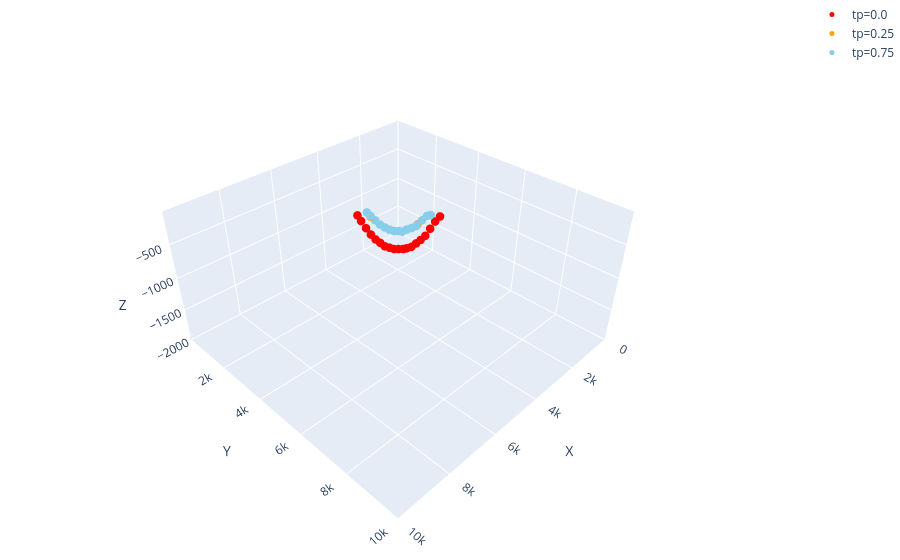

Here is the notebook cell this chart was saved with:
### Code cell
# Step2: Finding Out (Pseudo-)stagnation Points/Lines
import os
from pathlib import Path
import numpy as np
import pandas as pd
import h5py
import plotly.graph_objects as go
import plotly.io as pio
from scipy.interpolate import griddata
from scipy.ndimage import minimum_filter
from concurrent.futures import ThreadPoolExecutor

# Get the current working directory
script_dir = Path.cwd()

# Define the range boundaries
x_min, x_max = 0, 10000
y_min, y_max = 0, 10000
z_min, z_max = -2000, -40
threshold = 2e-4

# Define a function to filter points that are at least 200 meters apart
def filter_points(points):
    filtered = []
    for point in points:
        if all(np.linalg.norm(np.array(point) - np.array(p)) >= 200 for p in filtered):
            filtered.append(point)
    return filtered

# Process each y-slice
def process_slice_y(y, X_filtered, Y_filtered, Z_filtered, vx_filtered, vy_filtered, vz_filtered, UU_filtered):
    slice_indices = np.where(Y_filtered == y)[0]
    if len(slice_indices) == 0:
        return []

    points = np.array([X_filtered[slice_indices], Z_filtered[slice_indices]]).T
    vx_values = vx_filtered[slice_indices]
    vy_values = vy_filtered[slice_indices]
    vz_values = vz_filtered[slice_indices]
    UU_values = UU_filtered[slice_indices]

    # Create a grid for interpolation
    grid_x, grid_z = np.mgrid[x_min:x_max:200j, z_min:z_max:200j]
    grid_vx = griddata(points, vx_values, (grid_x, grid_z), method='linear')
    grid_vy = griddata(points, vy_values, (grid_x, grid_z), method='linear')
    grid_vz = griddata(points, vz_values, (grid_x, grid_z), method='linear')
    grid_UU = griddata(points, UU_values, (grid_x, grid_z), method='linear')

    # Identify local minima in UU
    UU_local_min = (grid_UU == minimum_filter(grid_UU, size=50))
    UU_local_min_points_slice = []

    # Collect points that meet the threshold condition
    for i in range(grid_x.shape[0]):
        for j in range(grid_x.shape[1]):
            if UU_local_min[i, j] and x_min + 1 <= grid_x[i, j] <= x_max - 1 and z_min + 1 <= grid_z[i, j] <= z_max - 1:
                if grid_UU[i, j] < threshold:
                    UU_local_min_points_slice.append((grid_x[i, j], y, grid_z[i, j], grid_UU[i, j]))

    return filter_points(UU_local_min_points_slice)

# Aggregate and filter points from all slices
def compare_and_filter_points(points):
    filtered = []
    for point in points:
        existing_point = next((p for p in filtered if np.linalg.norm(np.array(point[:3]) - np.array(p[:3])) < 1), None)
        if existing_point:
            if point[3] < existing_point[3]:
                filtered.remove(existing_point)
                filtered.append(point)
        else:
            filtered.append(point)
    return filtered

# Save points to a CSV file
def save_points_to_csv(points, file_name, header):
    csv_path = script_dir / 'results' / file_name
    np.savetxt(csv_path, points, delimiter=', ', header=header, comments='', fmt='%s')
    print(f"Found and saved {len(points)} points to {file_name}")

# Generate a .dat file from the CSV file
def process_csv_file(file_prefix):
    input_path = script_dir / 'results' / f'{file_prefix}.csv'
    df = pd.read_csv(input_path)

    # Remove any spaces in column names
    df.columns = df.columns.str.strip()
    #print(f"Column names: {df.columns.tolist()}")

    # Ensure required columns are present
    required_columns = ['x', 'y', 'z']
    actual_columns = df.columns.tolist()

    if not all(col in actual_columns for col in required_columns):
        print(f"Error: CSV file is missing required columns. Actual columns: {actual_columns}")
        return

    # Save the .dat file with required formatting
    output_path_dat = script_dir / 'results' / f'{file_prefix}.dat'
    df[['x', 'y', 'z']].to_csv(output_path_dat, sep='\t', index=False, header=False)

    with open(output_path_dat, 'r+') as f:
        content = f.read()
        f.seek(0, 0)
        f.write('VARIABLES = "X", "Y", "Z"\n')
        f.write(f"ZONE T='{file_prefix}'\n")
        f.write(f'I={len(df)}, J=1, K=1, F=POINT\n')
        f.write(content)
    
    print(f'File generated: {output_path_dat}')

# Generate a 3D scatter plot for visualization
def plot_points(all_points, title):
    fig = go.Figure()
    base_colors = ['#FF0000', '#FFA500', '#008000', '#87CEEB', '#00FFFF', '#0000FF', '#FF00CC', '#A52A2A', '#808080', '#000000']
    
    # Extend the color list if necessary
    num_colors_needed = len(all_points)
    colors = (base_colors * (num_colors_needed // len(base_colors) + 1))[:num_colors_needed]

    for tp, color in zip(sorted(all_points.keys()), colors):
        points = all_points[tp]
        if len(points) == 0:  # Check if points list is empty
            print(f"No points found for tp={tp:.2f}, skipping...")
            continue  # Skip this iteration if no points are found
        x, y, z, _ = zip(*points)
        fig.add_trace(go.Scatter3d(
            x=x,
            y=y,
            z=z,
            mode='markers',
            marker=dict(size=5, color=color),
            name=f'tp={tp}'
        ))

    # Update the layout of the figure
    fig.update_layout(
        title=title,
        scene=dict(
            xaxis_title='X',
            yaxis_title='Y',
            zaxis_title='Z',
            xaxis=dict(range=[x_min, x_max]),
            yaxis=dict(range=[y_min, y_max]),
            zaxis=dict(range=[z_min, z_max]),
            aspectmode='manual',
            aspectratio=dict(x=1, y=1, z=0.5)
        ),
        margin=dict(l=0, r=0, b=0, t=0)
    )

    return fig


# Main code execution
def main():
    all_points_y = {}
    for tp in np.arange(0, 1, 0.25):
        file_relative_path = Path('results', f'head_and_velocity_tp_{tp:.2f}.h5')
        file_path = script_dir / file_relative_path

        # Check if the HDF5 file exists
        if not file_path.exists():
            print(f"Error: File '{file_path}' does not exist!")
            continue

        try:
            # Load data from the HDF5 file
            with h5py.File(file_path, 'r') as f:
                x_range = f['x_range'][:]
                y_range = f['y_range'][:]
                z_range = f['z_range'][:]
                vx = f['vx'][:]
                vy = f['vy'][:]
                vz = f['vz'][:]
                UU = f['UU'][:]
            #print(f"File successfully loaded: {file_relative_path}")
        except Exception as e:
            #print(f"Error loading file: {e}")
            continue

        # Apply the filtering criteria to extract relevant data
        X, Y, Z = np.meshgrid(x_range, y_range, z_range, indexing='ij')
        filtered_indices = (
            (X >= x_min) & (X <= x_max) &
            (Y >= y_min) & (Y <= y_max) &
            (Z >= z_min) & (Z <= z_max)
        )
        X_filtered = X[filtered_indices]
        Y_filtered = Y[filtered_indices]
        Z_filtered = Z[filtered_indices]
        vx_filtered = vx[filtered_indices]
        vy_filtered = vy[filtered_indices]
        vz_filtered = vz[filtered_indices]
        UU_filtered = UU[filtered_indices]

        # Define y-slices for processing
        y_slices = np.arange(y_min, y_max+ 1, 100)
        UU_local_min_points_y = []

        # Use parallel processing for each y-slice
        with ThreadPoolExecutor() as executor:
            results_y = executor.map(lambda y: process_slice_y(y, X_filtered, Y_filtered, Z_filtered, vx_filtered, vy_filtered, vz_filtered, UU_filtered), y_slices)
            for res in results_y:
                UU_local_min_points_y.extend(res)

        # Filter and save the local minima points for each time step (tp)
        UU_local_min_points_filtered = compare_and_filter_points(UU_local_min_points_y)
        save_points_to_csv(UU_local_min_points_filtered, f'best_y_tp_{tp:.2f}.csv', 'x, y, z, UU\n')
        process_csv_file(f'best_y_tp_{tp:.2f}')
        all_points_y[tp] = UU_local_min_points_filtered

    # Plot the points for all time steps
    fig_best_y = plot_points(all_points_y, 'Best Points from Y Slices with Local Min UU')
    output_html_file = script_dir / 'results' / 'pseudostagline_Case3T_taud_0.001_tsum.html'
    pio.write_html(fig_best_y, file=output_html_file, auto_open=False)
    fig_best_y.show()

if __name__ == "__main__":
    main()

### Figure 1 — Plotly figure (JSON) as saved in the notebook; plotly's stock layout.template omitted (floating-point values rounded to 4 significant figures)
{"data": [{"marker": {"color": "#FF0000", "size": 5}, "mode": "markers", "name": "tp=0.0", "type": "scatter3d", "x": [5829.0, 5779.0, 5678.0, 5578.0, 5477.0, 5377.0, 5276.0, 5176.0, 5075.0, 4975.0, 4874.0, 4824.0, 4724.0, 4623.0, 4523.0, 4422.0, 4322.0, 4221.0, 4121.0], "y": [4100, 4200, 4300, 4400, 4500, 4600, 4700, 4800, 4900, 5000, 5100, 5200, 5300, 5400, 5500, 5600, 5700, 5800, 5900], "z": [-99.1, -168.0, -266.5, -355.2, -424.1, -473.4, -522.6, -542.3, -562.0, -562.0, -562.0, -542.3, -522.6, -473.4, -424.1, -365.0, -266.5, -168.0, -99.1]}, {"marker": {"color": "#FFA500", "size": 5}, "mode": "markers", "name": "tp=0.25", "type": "scatter3d", "x": [5628.0, 5578.0, 5477.0, 5377.0, 5276.0, 5176.0, 5075.0, 4975.0, 4925.0, 4824.0, 4724.0, 4573.0, 4472.0, 4372.0, 4322.0], "y": [4300, 4400, 4500, 4600, 4700, 4800, 4900, 5000, 5100, 5200, 5300, 5400, 5500, 5600, 5700], "z": [-59.7, -108.9, -158.2, -217.3, -256.7, -286.2, -305.9, -305.9, -305.9, -276.4, -256.7, -217.3, -158.2, -99.1, -79.4]}, {"marker": {"color": "#87CEEB", "size": 5}, "mode": "markers", "name": "tp=0.75", "type": "scatter3d", "x": [5628.0, 5578.0, 5477.0, 5377.0, 5276.0, 5176.0, 5075.0, 4975.0, 4925.0, 4824.0, 4724.0, 4623.0, 4472.0, 4372.0, 4322.0], "y": [4300, 4400, 4500, 4600, 4700, 4800, 4900, 5000, 5100, 5200, 5300, 5400, 5500, 5600, 5700], "z": [-59.7, -99.1, -158.2, -217.3, -256.7, -286.2, -305.9, -305.9, -305.9, -276.4, -256.7, -227.1, -158.2, -99.1, -79.4]}], "layout": {"margin": {"b": 0, "l": 0, "r": 0, "t": 0}, "scene": {"aspectmode": "manual", "aspectratio": {"x": 1, "y": 1, "z": 0.5}, "xaxis": {"range": [0, 10000], "title": {"text": "X"}}, "yaxis": {"range": [0, 10000], "title": {"text": "Y"}}, "zaxis": {"range": [-2000, -40], "title": {"text": "Z"}}}, "title": {"text": "Best Points from Y Slices with Local Min UU"}}}
